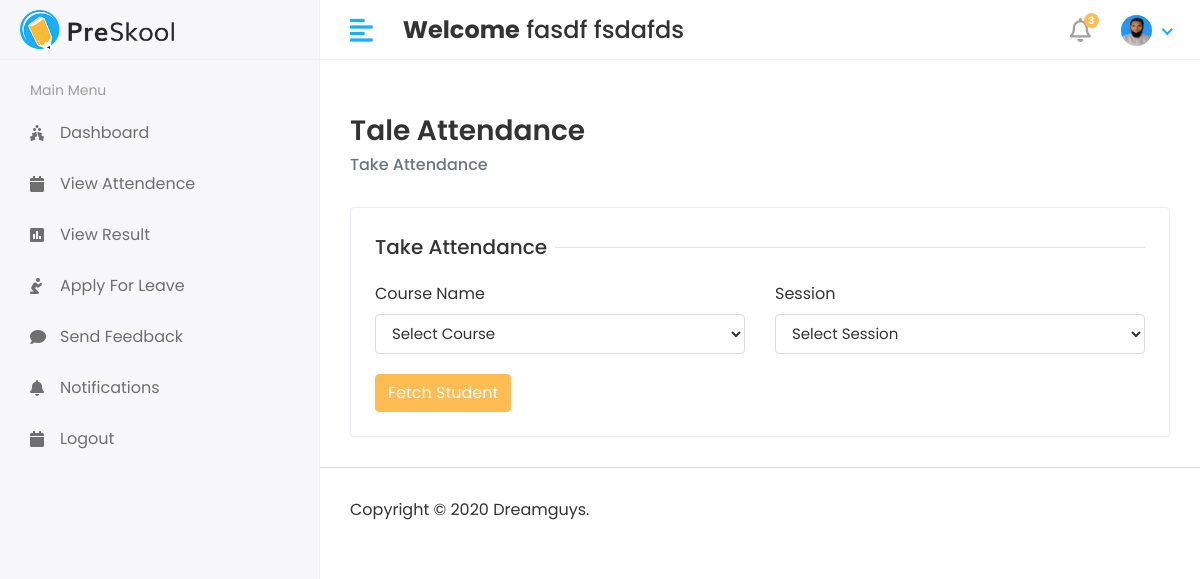
Screenshot of /hod/take_attendance/ (signed in) with the database file from the repository.
### core/models.py (models this page shows)
class CustomUser(AbstractUser):
    USER = (
        ('1','HOD'),
        ('2','STAFF'),
        ('3','STUDENT'),
    )
    user_type = models.CharField(choices=USER, max_length=50, default=1)
    profile_pic = models.ImageField(upload_to='media/profile_pic')

### asms/hod_views.py (the view, shortened to what this page needs)
# urls.py: path('hod/take_attendance/', hod_views.HOD_TAKE_ATTENDANCE, name='hod_take_attendance'),
def HOD_TAKE_ATTENDANCE(request):
    hod = CustomUser.objects.get(email=request.user.email)
    course = Course.objects.all()
    session = Session.objects.all()
    action = request.GET.get('action')
    get_course = None
    get_session = None
    student = None
    context = {
        'course': course,
        'session': session,
        'get_course': get_course,
        'get_session':get_session,
        'action': action,
        'student': student,
    }
    return render(request, 'hod/take_attendance.html', context)

### templates/hod/take_attendance.html (shortened to what this page needs)
{% extends "base.html" %}
{% block content %}
<div class="content container-fluid">
    <div class="page-header">
        <div class="row align-items-center">
            <div class="col">
                <h3 class="page-title">Tale Attendance</h3>
                <ul class="breadcrumb">
                    <li class="breadcrumb-item active">Take Attendance</li>
                </ul>
            </div>
        </div>
    </div>
    <div class="row">
        <div class="col-sm-12">
            <div class="card">
                <div class="card-body">
                    {% if action is None %}
                    <form method="post" action="?action=get_student">
                        <div class="row">
                            <div class="col-12">
                                <h5 class="form-title"><span>Take Attendance</span></h5>
                            </div>
                            <div class="col-12 col-sm-6">
                                <div class="form-group">
                                    <label>Course Name</label>
                                    <select class="form-control" name="course_id" required>
                                        <option value="">Select Course</option>
                                    </select>
                                </div>
                            </div>
                            <div class="col-12 col-sm-6">
                                <div class="form-group">
                                    <label>Session</label>
                                    <select class="form-control" name="session_id" required>
                                        <option value="">Select Session</option>
                                    </select>
                                </div>
                            </div>
                            <div class="col-12">
                                <button type="submit" class="btn btn-primary">Fetch Student</button>
                            </div>
                        </div>
                    </form>
                    {% endif %}
                </div>
            </div>
        </div>
    </div>
</div>
{% endblock content %}

### templates/includes/header.html (shortened to what this page needs)
{% load static %}
<div class="header">
    <div class="header-left">
       <a href="index.html" class="logo">
       <img src="{% static 'assets/img/logo.png' %}" alt="Logo">
       </a>
    </div>
    <a href="javascript:void(0);" id="toggle_btn">
    <i class="fas fa-align-left"></i>
    </a>
    <div class="top-nav-search mt-3">
       <h4><strong>Welcome</strong><span> {{user.first_name}} {{user.last_name}}</span></h4>
    </div>
    <ul class="nav user-menu">
       <li class="nav-item dropdown noti-dropdown">
          <a href="#" class="dropdown-toggle nav-link" data-toggle="dropdown">
          <i class="far fa-bell"></i> <span class="badge badge-pill">3</span>
          </a>
       </li>
       <li class="nav-item dropdown has-arrow">
          <a href="#" class="dropdown-toggle nav-link" data-toggle="dropdown">
            {% if user.profile_pic == "" %}
            <span class="user-img"><img class="rounded-circle" src="{% static 'assets/img/no_image.jpg' %}" width="31" alt=""></span>
            {% else %}
          <span class="user-img"><img class="rounded-circle" src="/{{user.profile_pic}}" width="31" alt=""></span>
          {% endif %}
          </a>
       </li>
    </ul>
 </div>

### static/assets/css/style.css (style rules this page uses)
html { height: 100%; }
body { background-color: #fff; color: #333; font-family: 'Poppins', sans-serif; font-size: 1rem; height: 100%; line-height: 1.5; overflow-x: hidden; }
h1, h2, h3, h4, h5, h6 { font-family: 'Poppins', sans-serif; margin-top: 0; }
.form-control { border: 1px solid #ddd; box-shadow: none; color: #333; font-size: 15px; height: 40px; }
a { color: #009ce7; }
input, button, a { transition: all 0.4s ease; -moz-transition: all 0.4s ease; -o-transition: all 0.4s ease; -ms-transition: all 0.4s ease; -webkit-transition: all 0.4s ease; }
input, input:focus, button, button:focus { outline: none; }
.form-group { margin-bottom: 1.25rem; }
ul, ol { padding: 0px; list-style: none; }
.btn-primary { background-color: #FFBC53; border: 1px solid #FFBC53; }
.card { border: 1px solid #ececf5; box-shadow: 0 1px 3px 0 rgba(0, 0, 0, 0.03); margin-bottom: 1.875rem; }
.card-body { padding: 1.5rem; }
.header { background-color: #fff; border-bottom: 1px solid #f3f3f4; left: 0; position: fixed; right: 0; top: 0; z-index: 1001; height: 60px; }
.header .header-left { float: left; height: 60px; padding: 0 20px; position: relative; width: 320px; z-index: 1; transition: all 0.2s ease-in-out; background-color: #f7f7fa; border-bottom: 1px solid #efefef; border-right: 1px solid #ececf5; display: flex; align-items: center; }
.header .header-left .logo { display: inline-block; line-height: 60px; }
.header .header-left .logo img { max-height: 40px; width: auto; }
.header .dropdown-toggle:after { display: none; }
.header .has-arrow .dropdown-toggle:after { border-top: 0; border-left: 0; border-bottom: 2px solid #18aefa; border-right: 2px solid #18aefa; content: ''; height: 8px; display: inline-block; pointer-events: none; -webkit-transform-origin: 66% 66%; -ms-transform-origin: 66% 66%; transform-origin: 66% 66%; -webkit-transform: rotate(45deg); -ms-transform: rotate(45deg); transform: rotate(45deg); -webkit-transition: all 0.15s ease-in-out; transition: all 0.15s ease-in-out; width: 8px; vertical-align: 0px; }
.user-menu { float: right; margin: 0; position: relative; z-index: 99; padding-right: 15px; }
.user-menu.nav > li > a { color: #a0a0a0; font-size: 14px; line-height: 58px; padding: 0 15px; height: 60px; }
.user-img { margin-right: 3px; position: relative; }
.top-nav-search { float: left; margin-left: 15px; }
.page-wrapper > .content { padding: 1.875rem 1.875rem 0; }
.page-header { margin-bottom: 1.875rem; }
.page-header .breadcrumb { background-color: transparent; color: #6c757d; font-size: 1rem; font-weight: 500; margin-bottom: 0; padding: 0; }
.page-title { font-size: 28px; font-weight: 600; color: #333; margin-bottom: 5px; }
.user-menu.nav > li > a .badge { background-color: #FFBC53; display: block; font-size: 10px; font-weight: bold; height: 15px; width: 15px; position: absolute; right: 7px; top: 13px; color: #fff; padding: 3px; }
.user-menu.nav > li > a > i { font-size: 1.5rem; line-height: 60px; }
.form-title { width: 100%; max-width: 100%; padding: 0; font-size: 1.25rem; font-weight: 500; line-height: inherit; color: #333; white-space: normal; position: relative; display: block; margin-bottom: 20px; }
.form-title:before { content: ""; position: absolute; left: 0px; right: 0px; height: 1px; top: 50%; background-color: rgba(0, 0, 0, 0.1); }
.form-title span { padding: 0px 0.5rem 0 0; background-color: #fff; display: inline-block; z-index: 2; position: relative; }
@media (min-width: 992px) { #toggle_btn { align-items: center; color: #18aefa; display: inline-flex; float: left; font-size: 26px; height: 60px; justify-content: center; margin-left: 15px; padding: 0 15px; } }

### rows the page displays
CustomUser: first_name "fasdf", last_name "fsdafds", profile_pic (picture)
